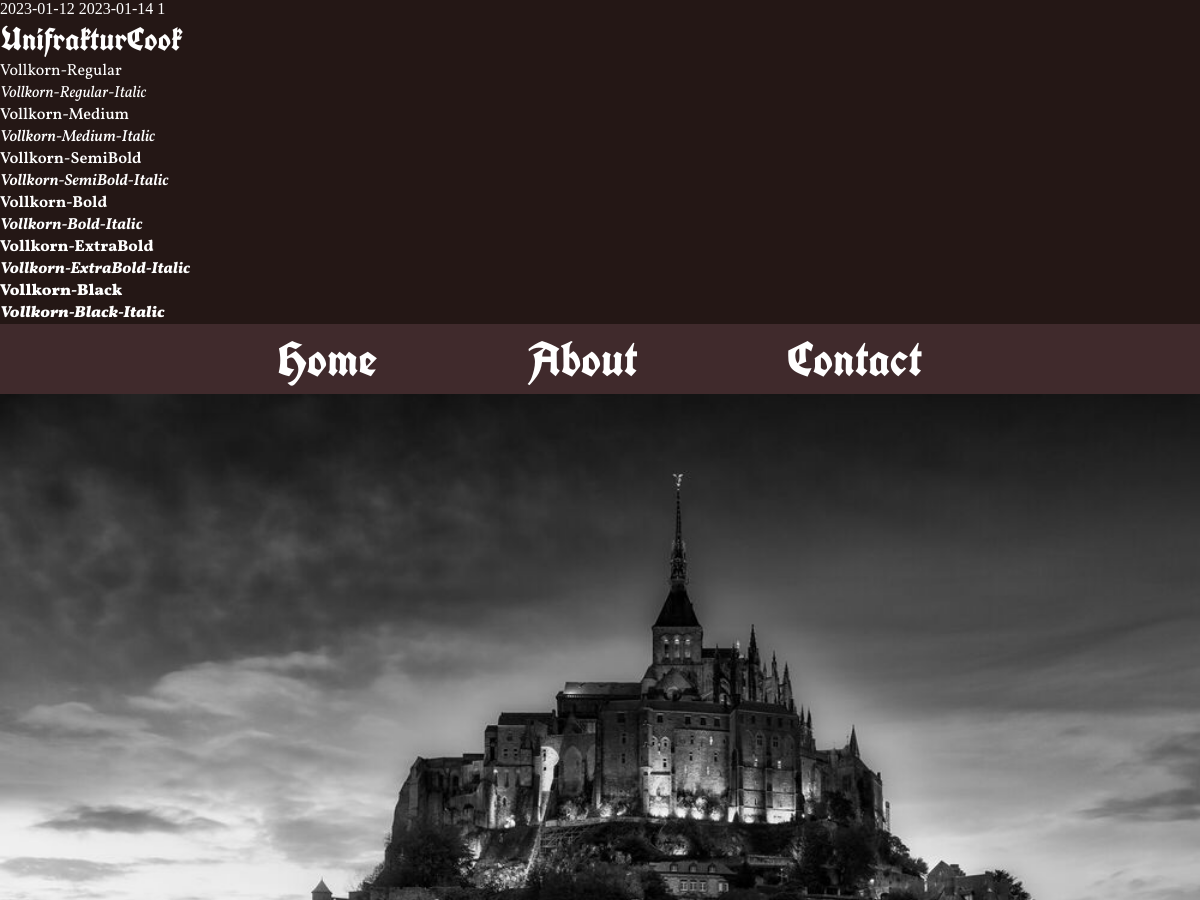
Before: / (upper part) with the older database file.
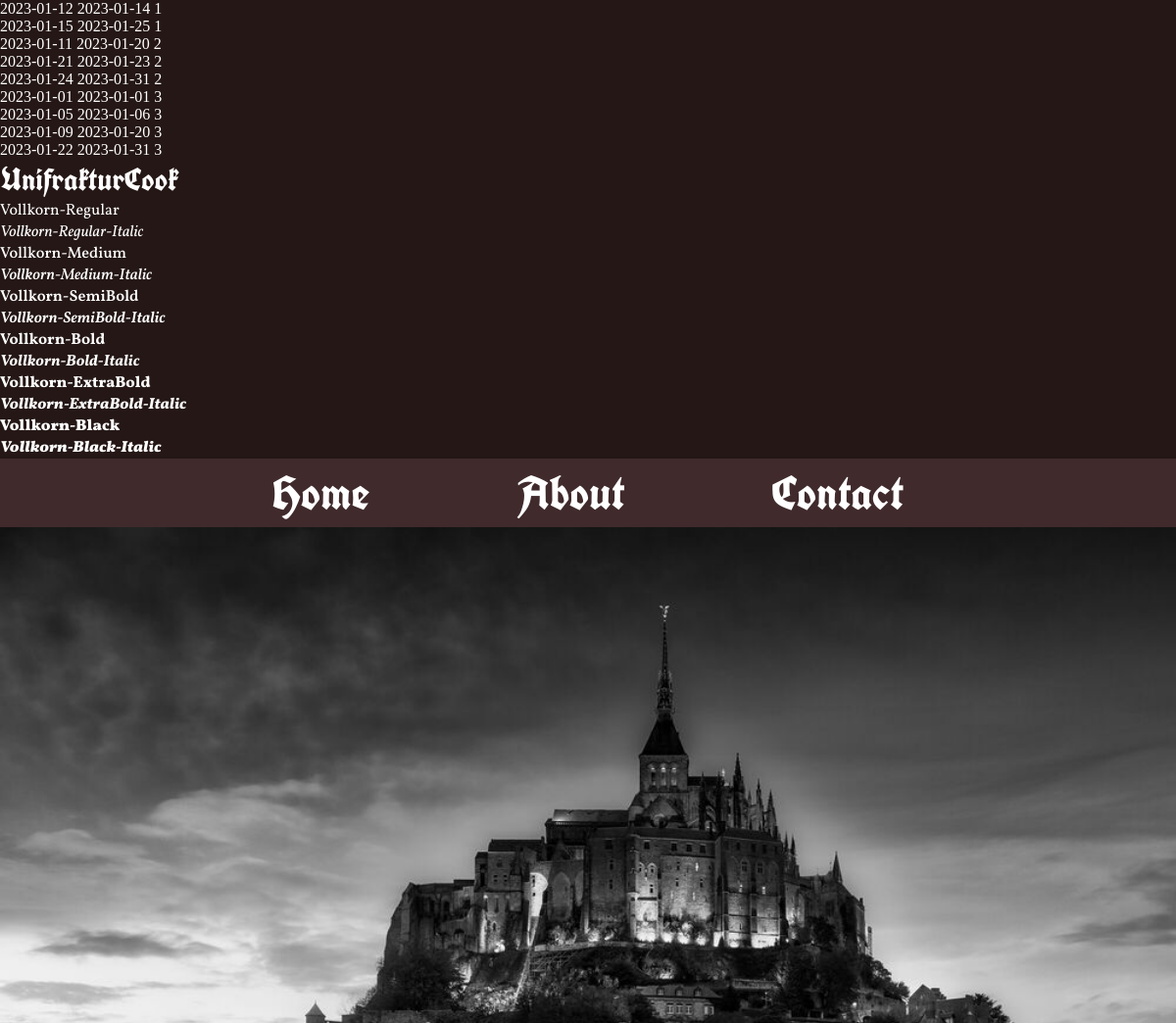
After: the same page with the newer database file.
### tables this page shows
CREATE TABLE reservations (
    id INTEGER PRIMARY KEY AUTOINCREMENT,
    arrival_date DATE,
    departure_date DATE,
    room_id INTEGER,
    info_id INTEGER,
    FOREIGN KEY (room_id) REFERENCES pricelist(id),
    FOREIGN KEY (info_id) REFERENCES info(id)
);

### hotelFunctions.php (the view, shortened to what this page needs)
<?php
function connect(string $dbName): object
{
    $dbPath = __DIR__ . '/' . $dbName;
    $db = "sqlite:$dbPath";
    try {
        $db = new PDO($db);
        $db->setAttribute(PDO::ATTR_ERRMODE, PDO::ERRMODE_EXCEPTION);
        $db->setAttribute(PDO::ATTR_DEFAULT_FETCH_MODE, PDO::FETCH_ASSOC);
    } catch (PDOException $e) {
        echo "Failed to connect to the database";
        throw $e;
    }
    return $db;
}
function showAvailability(int $room_id)
{
    $db = connect('database.db');
    $statement = $db->prepare(
        "SELECT distinct *
        FROM reservations
        WHERE room_id = ?
        ORDER BY arrival_date"
    );
    $statement->bindParam(1, $room_id, PDO::PARAM_STR);
    $statement->execute();
    $reservations =  $statement->fetchAll(PDO::FETCH_ASSOC);
    return $reservations;
}
function printReservations($roomNr)
{
    foreach ($roomNr as $reservation) {
        echo $reservation['arrival_date'] . " " . $reservation['departure_date'] . " " . $reservation['room_id'] . "<br>";
    }
}

### index.php (shortened to what this page needs)
<?php
require("./hotelFunctions.php");
?>
<!DOCTYPE html>
<html lang="en">
<head>
    <link rel="stylesheet" href="./CSS/global.css">
    <link rel="stylesheet" href="./CSS/main.css">
    <link rel="stylesheet" href="./CSS/typography.css">
    <link rel="stylesheet" href="./CSS/fonts.css">
</head>
<body>
    <?php $budget = showAvailability(1);
    $standard = showAvailability(2);
    $luxury = showAvailability(3);
    printReservations($budget);
    ?>
    <div class="font-tests">
        <h1>UnifrakturCook</h1>
        <p class="one">Vollkorn-Regular</p>
        <p class="two">Vollkorn-Regular-Italic</p>
        <p class="three">Vollkorn-Medium</p>
        <p class="four">Vollkorn-Medium-Italic</p>
        <p class="five">Vollkorn-SemiBold</p>
        <p class="six">Vollkorn-SemiBold-Italic</p>
        <p class="seven">Vollkorn-Bold</p>
        <p class="eight">Vollkorn-Bold-Italic</p>
        <p class="nine">Vollkorn-ExtraBold</p>
        <p class="ten">Vollkorn-ExtraBold-Italic</p>
        <p class="eleven">Vollkorn-Black</p>
        <p class="twelve">Vollkorn-Black-Italic</p>
    </div>
    <header>
        <nav>
            <ul>
                <li>Home</li>
                <li>About</li>
                <li>Contact</li>
            </ul>
        </nav>
    </header>
    <main>
        <div class="hero">
            <img src="./Images/le-mont-saint-michel-by-night.jpg" alt="">
        </div>
    </main>
</body>
</html>

### CSS/global.css (style rules this page uses)
:root { --color-black: #000000; --color-white: #ffffff; --color-raisin-black: #241715; --old-burgundy: #402a2c; --old-mauve: #5d2e46; --queen-pink: #d9b8c4; --mountbatten-pink: #957186; --copper-penny: #ad6a6c; --silver-pink: #d0ada7; --champagne-pink: #e8d6cb; --color-wine: #672e2f; --color-dark-purple: #0e0c0c; --color-deep-purple: #211729; --color-plum-purple: #5a3e62; --color-light-purple: #7b5c75; --color-wine-red: #702632; }
* { margin: 0; }

### CSS/main.css (style rules this page uses)
body { background-color: var(--color-raisin-black); color: var(--color-white); }
img { width: 100%; }
nav { width: 100%; height: 70px; background-color: var(--old-burgundy); display: flex; justify-content: center; align-items: center; }
ul { list-style: none; display: flex; justify-content: center; align-items: center; padding: 0; gap: 150px; }

### CSS/typography.css (style rules this page uses)
h1 { font-family: 'UnifrakturCook'; }
.one { font-family: 'Vollkorn-Regular'; }
.two { font-family: 'Vollkorn-Regular-Italic'; }
.three { font-family: 'Vollkorn-Medium'; }
.four { font-family: 'Vollkorn-Medium-Italic'; }
.five { font-family: 'Vollkorn-SemiBold'; }
.six { font-family: 'Vollkorn-SemiBold-Italic'; }
.seven { font-family: 'Vollkorn-Bold'; }
.eight { font-family: 'Vollkorn-Bold-Italic'; }
.nine { font-family: 'Vollkorn-ExtraBold'; }
.ten { font-family: 'Vollkorn-ExtraBold-Italic'; }
.eleven { font-family: 'Vollkorn-Black'; }
.twelve { font-family: 'Vollkorn-Black-Italic'; }
nav { font-family: 'UnifrakturCook'; font-size: 3rem; }

Changed rows visible on the page:
added reservations: arrival_date "2023-01-15", departure_date "2023-01-25", room "1"
added reservations: arrival_date "2023-01-11", departure_date "2023-01-20", room "2"
added reservations: arrival_date "2023-01-21", departure_date "2023-01-23", room "2"
added reservations: arrival_date "2023-01-24", departure_date "2023-01-31", room "2"
added reservations: arrival_date "2023-01-01", departure_date "2023-01-01", room "3"
added reservations: arrival_date "2023-01-05", departure_date "2023-01-06", room "3"
added reservations: arrival_date "2023-01-09", departure_date "2023-01-20", room "3"
added reservations: arrival_date "2023-01-22", departure_date "2023-01-31", room "3"
